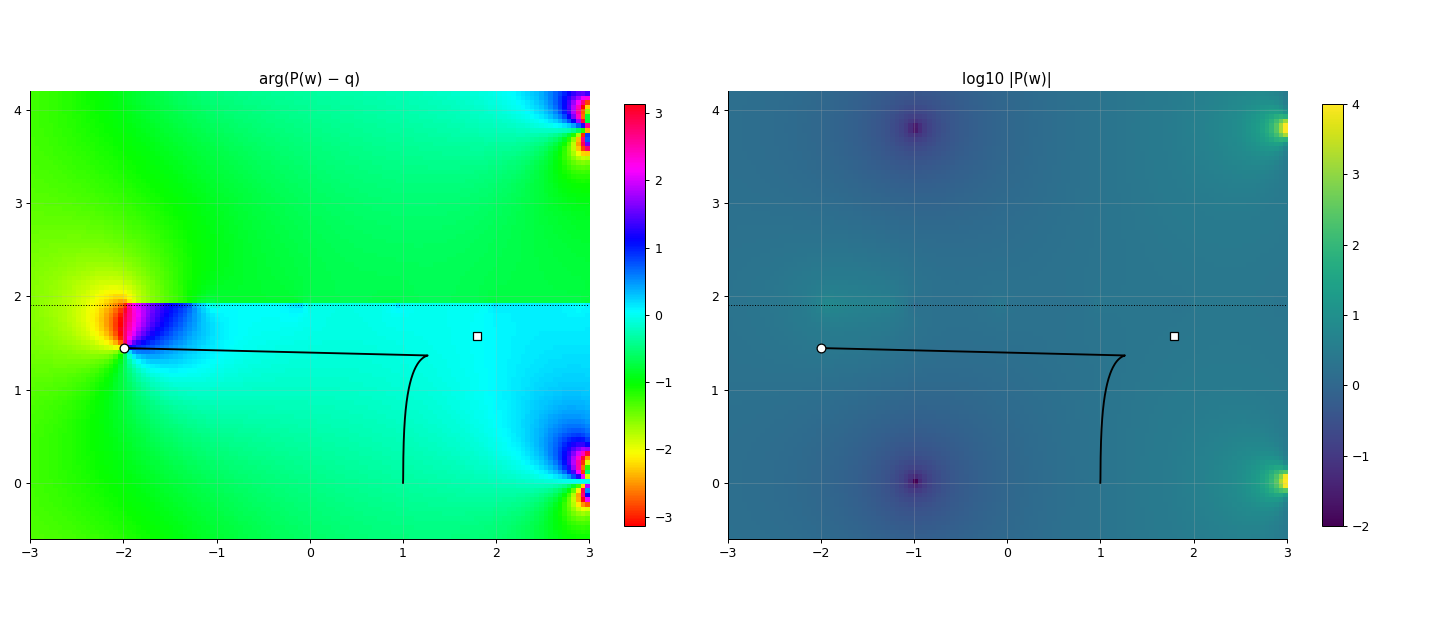

The Python source for this figure:
"""Phasenbild der Hauptzweig-Pentation P_2 auf [−3, 3] × [−0.6, 4.2]: Schnitte als Farbsprünge, dazu Fixpunkte p, q und der Startweg H₀, P(H₀)."""
import sys, time, json
HIER = r"D:/Users/janis/Documents/Matura/tetration-graph/experimente"
sys.path.insert(0, HIER + "/prototypen_hexation")
sys.path.insert(0, HIER)
import numpy as np
import mpmath as mp
import matplotlib
matplotlib.use("Agg")
import matplotlib.pyplot as plt
from blatt import BlattPentation
mp.mp.dps = 30
t0 = time.time()
BP = BlattPentation("2")
xs = np.arange(-3, 3.0001, 0.05)
ys = np.arange(-0.6, 4.2001, 0.05)
pkt = [mp.mpc(x, y) for y in ys for x in xs]
werte = BP.Pe.P(pkt)
Z = np.array([complex(w) for w in werte]).reshape(len(ys), len(xs))
print(f"P auf {len(pkt)} Punkten [{time.time() - t0:.0f}s]", flush=True)
np.save(HIER + "/prototypen_hexation/karte_P.npy", Z)
q = complex(-1.9929484359323223, 1.4451284966392055)
p = complex(1.7937303432391166, 1.5736302435118266)
st = json.load(open(HIER + "/prototypen_hexation/start_verfolgt_12.json"))
H = np.array([complex(a, b) for a, b in st["H"]])
fig, ax = plt.subplots(1, 2, figsize=(16, 7))
for a, f, titel in ((ax[0], np.angle(Z - q), "arg(P(w) − q)"), (ax[1], np.log10(np.abs(Z) + 1e-300).clip(-2, 4), "log10 |P(w)|")):
    im = a.imshow(f, origin="lower", extent=[xs[0], xs[-1], ys[0], ys[-1]], cmap="hsv" if a is ax[0] else "viridis", aspect="equal")
    a.plot(H.real, H.imag, "k-", lw=1.5, label="Startweg H₀")
    a.plot([q.real], [q.imag], "wo", ms=7, mec="k"); a.plot([p.real], [p.imag], "ws", ms=7, mec="k")
    a.axhline(float(mp.pi / mp.re(BP.Pe.lnlam)), color="k", ls=":", lw=0.8)
    a.set_title(titel); plt.colorbar(im, ax=a, shrink=0.7)
plt.tight_layout()
plt.savefig(HIER + "/prototypen_hexation/karte_P.png", dpi=90)
print("Bild gespeichert", flush=True)
